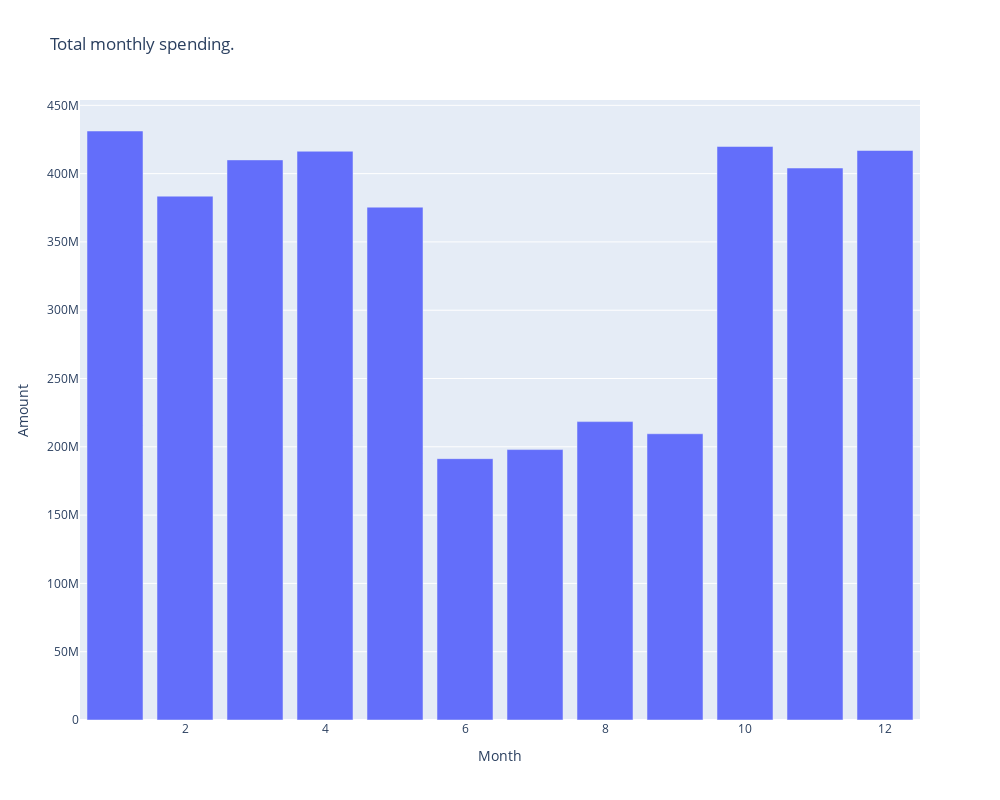

Write notebook code for a chart like this one.
### Code cell
monthly_spend= df.groupby("Month")["Amount"].sum().reset_index().sort_values(by="Amount",ascending=False)
monthly_spend
fig=px.bar(monthly_spend,x="Month",y="Amount",title="Total monthly spending.")
fig.update_layout(width=1000,height=800)

fig.write_image("Total monthly spending.png")
fig.show()

### Figure 1 — Plotly figure (JSON) as saved in the notebook; plotly's stock layout.template omitted (floating-point values rounded to 4 significant figures)
{"data": [{"alignmentgroup": "True", "hovertemplate": "Month=%{x}<br>Amount=%{y}<extra></extra>", "legendgroup": "", "marker": {"color": "#636efa", "pattern": {"shape": ""}}, "name": "", "offsetgroup": "", "orientation": "v", "showlegend": false, "textposition": "auto", "type": "bar", "x": [1, 10, 12, 4, 3, 11, 2, 5, 8, 9, 7, 6], "xaxis": "x", "y": [431209556, 419846007, 416935415, 416394734, 410054446, 404107968, 383512624, 375455609, 218453126, 209561433, 197981416, 191321039], "yaxis": "y"}], "layout": {"barmode": "relative", "height": 800, "legend": {"tracegroupgap": 0}, "title": {"text": "Total monthly spending."}, "width": 1000, "xaxis": {"anchor": "y", "domain": [0, 1], "title": {"text": "Month"}}, "yaxis": {"anchor": "x", "domain": [0, 1], "title": {"text": "Amount"}}}}
